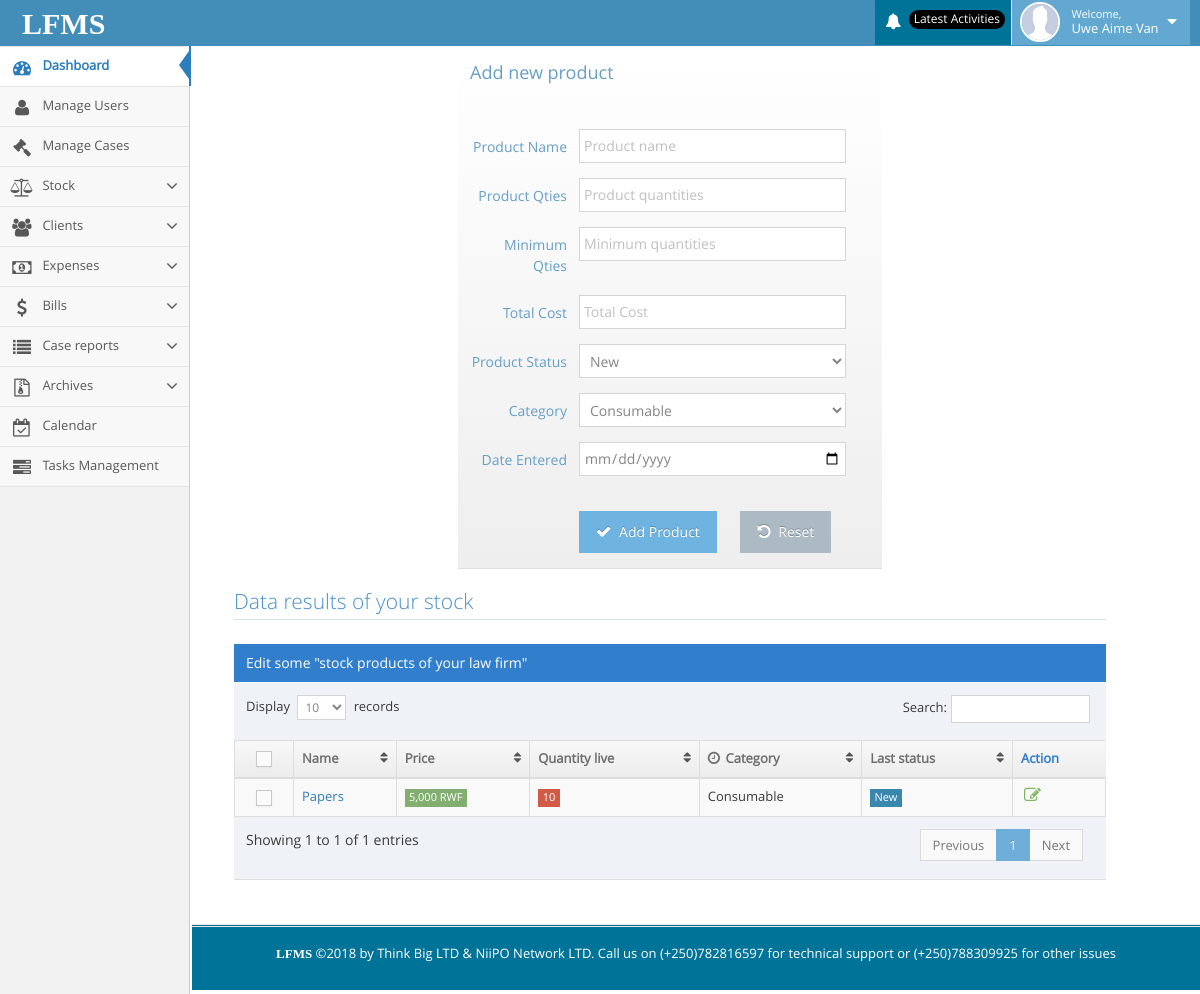
Screenshot of /lfms/add_stock.php (signed in) with the database file from the repository.
### tables this page shows
CREATE TABLE IF NOT EXISTS `permission` (
  `id` int(11) NOT NULL AUTO_INCREMENT,
  `user_id` varchar(100) NOT NULL,
  `permissions` varchar(200) NOT NULL,
  PRIMARY KEY (`id`)
);

CREATE TABLE IF NOT EXISTS `products` (
  `id` int(11) NOT NULL AUTO_INCREMENT,
  `name` varchar(200) NOT NULL,
  `open_qty` varchar(250) NOT NULL,
  `minimum_qty` varchar(200) NOT NULL,
  `price` varchar(200) NOT NULL,
  `status` varchar(200) NOT NULL,
  `category` varchar(200) NOT NULL,
  `date` date NOT NULL,
  PRIMARY KEY (`id`)
);

### lfms/add_stock.php (the view, shortened to what this page needs)
<?php include("include/header.php"); ?>
<div class="container" style="margin-right: 50px;width: 80%;">
    <div class="page-content">
        <div class="col-xs-12 col-sm-12 col-md-6 col-md-offset-3">
            <div class="widget-header" style="background-color:  #ff9999;">
                <h4 class="widget-title">Add new product</h4>
                <br><br><br>
                <form class="form-horizontal" role="form" method="POST">
                    <div class="form-group">
                        <label class="col-sm-3 control-label no-padding-right" for="form-field-1"> Product Name</label>
                        <div class="col-sm-8">
                            <input type="text" id="form-field-1" name="name" placeholder="Product name"
                                   class="form-control"/>
                        </div>
                    </div>
                    <div class="form-group">
                        <label class="col-sm-3 control-label no-padding-right" for="form-field-2"> Product
                            Qties </label>
                        <div class="col-sm-8">
                            <input type="text" id="form-field-2" name="qties" placeholder="Product quantities"
                                   class="form-control"/>
                        </div>
                    </div>
                    <div class="form-group">
                        <label class="col-sm-3 control-label no-padding-right" for="form-field-2"> Minimum
                            Qties </label>
                        <div class="col-sm-8">
                            <input type="text" id="form-field-2" name="minimum" placeholder="Minimum quantities"
                                   class="form-control"/>
                        </div>
                    </div>
                    <div class="form-group">
                        <label class="col-sm-3 control-label no-padding-right" for="form-field-2">Total Cost </label>
                        <div class="col-sm-8">
                            <input type="text" id="form-field-2" name="price" placeholder="Total Cost"
                                   class="form-control"/>
                        </div>
                    </div>
                    <div class="form-group">
                        <label class="col-sm-3 control-label no-padding-right" for="form-field-2">Product
                            Status </label>
                        <div class="col-sm-8">
                            <select class="form-control" name="status" id="form-field-2">
                                <option>New</option>
                            </select>
                        </div>
                    </div>
                    <div class="form-group">
                        <label class="col-sm-3 control-label no-padding-right" for="form-field-2">Category </label>
                        <div class="col-sm-8">
                            <select class="form-control" name="product_cat" id="form-field-2">
                                <option>Consumable</option>
                            </select>
                        </div>
                    </div>
                    <div class="form-group">
                        <label class="col-sm-3 control-label no-padding-right" for="timepicker1">Date Entered</label>
                        <div class="col-sm-8">
                            <input type="date" name="date" class="form-control"/>
                        </div>
                    </div>
                    <div class="form-group">
                        <div class="col-md-offset-3 col-md-9">
                            <button class="btn btn-info" type="submit" name="add">
                                <i class="ace-icon fa fa-check bigger-110"></i>
                                Add Product
                            </button>
                            <a href="add_stock.php" class="btn" type="reset">
                                <i class="ace-icon fa fa-undo bigger-110"></i>
                                Reset
                            </a>
                        </div>
                    </div>
                </form>
            </div>
        </div>
        <div class="col-xs-12 col-sm-12 col-md-12 col-lg-12 col-xl-12">
            <h3 class="header smaller lighter blue">Data results of your stock</h3>
            <div class="clearfix">
            </div>
            <div class="table-header">
                Edit some "stock products of your law firm"
            </div>
            <div>
                <table id="dynamic-table" class="table table-striped table-bordered table-hover">
                    <thead>
                    <tr>
                        <th class="center">
                            <label class="pos-rel">
                                <span class="lbl"></span>
                            </label>
                        </th>
                        <th>Name</th>
                        <th>Price</th>
                        <th class="hidden-480">Quantity live</th>
                        <th>
                            <i class="ace-icon fa fa-clock-o bigger-110 hidden-480"></i>
                            Category
                        </th>
                        <th class="hidden-480">Last status</th>
                        <th>Action</th>
                    </tr>
                    </thead>
                    <tbody>
                    <?php
                    $select_your_products = "SELECT * FROM products ORDER BY id DESC";
                    $result_by_your_products = mysqli_query($db, $select_your_products);
                    while ($row_by_your_products = mysqli_fetch_array($result_by_your_products)) {
                        $id = $row_by_your_products['id'];
                        $name = $row_by_your_products['name'];
                        $open_qty = $row_by_your_products['open_qty'];
                        $price = $row_by_your_products['price'];
                        $status = $row_by_your_products['status'];
                        $category = $row_by_your_products['category'];
                        ?>
                        <tr>
                            <td class="center">
                                <label class="pos-rel">
                                    <span class="lbl"></span>
                                </label>
                            </td>
                            <td>
                                <a href="#"><?php echo $name; ?></a>
                            </td>
                            <td>
                                <span class="label label-sm label-success"><?php echo number_format($price) . " RWF"; ?></span>
                            </td>
                            <td class="hidden-480"><span
                                        class="label label-sm label-danger"><?php echo $open_qty; ?></span></td>
                            <td><?php echo $category ?></td>
                            <td class="hidden-480">
                                <span class="label label-sm label-info"><?php echo $status ?></span>
                            </td>
                            <td>
                                <div class="hidden-sm hidden-xs action-buttons">
                                    <a class="green" href="edit_product.php?product_id=<?php echo $id; ?>"
                                       title="Edit this case">
                                        <i class="ace-icon fa fa-pencil-square-o bigger-130"></i>
                                    </a>
                                </div>
                            </td>
                        </tr>
                    <?php } ?>
                    </tbody>
                </table>
            </div>
        </div>
    </div>
</div>
<?php include("include/footer.php"); ?>

### lfms/include/header.php (shortened to what this page needs)
<?php include("include/connection.php"); ?>
<!DOCTYPE html>
<html lang="en">
<head>
    <link rel="stylesheet" href="assets/css/bootstrap.min.css"/>
    <link rel="stylesheet" href="assets/font-awesome/4.5.0/css/font-awesome.min.css"/>
    <link rel="stylesheet" href="assets/css/ace.min.css" class="ace-maican-stylesheet" id="main-ace-style"/>
    <link rel="stylesheet" href="assets/css/ace-skins.min.css"/>
    <link rel="stylesheet" href="assets/css/ace-rtl.min.css"/>
</head>
<body class="no-skin">
<div id="navbar" class="navbar navbar-default ace-save-state">
    <div class="navbar-container ace-save-state" id="navbar-container">
        <div class="navbar-header pull-left">
            <a href="home.php" class="navbar-brand" style="margin-top:4px;">
                <small>
                    <span style="color:#fff;font-weight:bold;font-family:century gothic;font-size:30px;">LFMS</span>
                </small>
            </a>
        </div>
        <div class="navbar-buttons navbar-header pull-right" role="navigation">
            <ul class="nav ace-nav">
                <?php
                if (isset($_SESSION['user_id'])) {
                    $user_id = $_SESSION['user_id'];
                    $username = $_SESSION['username'];
                    ?>
                    <li class="purple dropdown-modal">
                        <a data-toggle="dropdown" class="dropdown-toggle" href="#" style="background-color: #007399;">
                            <i class="ace-icon fa fa-bell icon-animated-bell"></i>
                            <span class="badge badge-important" style="background-color: #000;">Latest Activities</span>
                        </a>
                    </li>
                    <li class="light-blue dropdown-modal">
                        <a data-toggle="dropdown" href="#" class="dropdown-toggle">
                            <img class="nav-user-photo" src="images/a.jpg" alt="Username"/>
                            <span class="user-info">
                                    <small>Welcome,</small>
                                <?php echo $username; ?>
                                </span>
                            <i class="ace-icon fa fa-caret-down"></i>
                        </a>
                    </li>
                <?php } ?>
            </ul>
        </div>
    </div>
</div>
<div class="main-container ace-save-state" id="main-container">
    <div id="sidebar" class="sidebar responsive ace-save-state">
        <ul class="nav nav-list">
            <li class="active">
                <a href="home.php">
                    <i class="menu-icon fa fa-tachometer"></i>
                    <span class="menu-text"> Dashboard </span>
                </a>
            </li>
            <?php
            $select_all_permission = "SELECT * FROM permission WHERE `user_id` = '" . $user_id . "'";
            $result_all_permission = mysqli_query($db, $select_all_permission);
            while ($row_all = mysqli_fetch_array($result_all_permission)) {
                $permission_all = $row_all['permissions'];
                if ($permission_all == 2) {
                    ?>
                    <li class="">
                        <a href="super_lawyer_page.php">
                            <i class="menu-icon fa fa-user"></i>
                            <span class="menu-text"> Manage Users </span>
                        </a>
                    </li>
                <?php } elseif ($permission_all == 3) {
                    ?>
                    <li class="">
                        <a href="my_case.php">
                            <i class="menu-icon fa fa-legal"></i>
                            <span class="menu-text"> Manage Cases </span>
                        </a>
                    </li>
                <?php } elseif ($permission_all == 5) {
                    ?>
                    <li class="">
                        <a href="#" class="dropdown-toggle">
                            <i class="menu-icon fa fa-group"></i>
                            <span class="menu-text"> Clients </span>
                            <b class="arrow fa fa-angle-down"></b>
                        </a>
                    </li>
                    <?php
                } elseif ($permission_all == 4) {
                    ?>
                    <li class="">
                        <a href="#" class="dropdown-toggle">
                            <i class="menu-icon fa fa-balance-scale"></i>
                            <span class="menu-text"> Stock</span>
                            <b class="arrow fa fa-angle-down"></b>
                        </a>
                    </li>
                    <?php
                } elseif ($permission_all == 6) {
                    ?>
                    <li class="">
                        <a href="#" class="dropdown-toggle">
                            <i class="menu-icon fa fa-money"></i>
                            <span class="menu-text"> Expenses</span>
                            <b class="arrow fa fa-angle-down"></b>
                        </a>
                    </li>
                    <?php
                } elseif ($permission_all == 7) {
                    ?>
                    <li class="">
                        <a href="#" class="dropdown-toggle">
                            <i class="menu-icon fa fa-dollar"></i>
                            <span class="menu-text"> Bills </span>
                            <b class="arrow fa fa-angle-down"></b>
                        </a>
                    </li>
                    <?php
                } elseif ($permission_all == 8) {
                    ?>
                    <li class="">
                        <a href="#" class="dropdown-toggle">
                            <i class="menu-icon fa fa-list"></i>
                            <span class="menu-text"> Case reports </span>
                            <b class="arrow fa fa-angle-down"></b>
                        </a>
                    </li>
                    <li class="">
                        <a href="#" class="dropdown-toggle">
                            <i class="menu-icon fa fa-file-archive-o"></i>
                            <span class="menu-text"> Archives </span>
                            <b class="arrow fa fa-angle-down"></b>
                        </a>
                    </li>
                <?php } elseif ($permission_all == 9) {
                    ?>
                    <li class="">
                        <a href="calendar.php">
                            <i class="menu-icon fa fa-calendar-check-o"></i>
                            <span class="menu-text"> Calendar </span>
                        </a>
                    </li>
                <?php } elseif ($permission_all == 10) {
                    ?>
                    <li class="">
                        <a href="tasks.php">
                            <i class="menu-icon fa fa-tasks"></i>
                            <span class="menu-text"> Tasks Management </span>
                        </a>
                    </li>
                <?php }
            } ?>
        </ul>
    </div>
</div>
</body>
</html>

### rows the page displays
permission: permissions "2" (drawn)
permission: permissions "3" (drawn)
permission: permissions "4" (drawn)
permission: permissions "5" (drawn)
permission: permissions "6" (drawn)
permission: permissions "7" (drawn)
permission: permissions "8" (drawn)
permission: permissions "9" (drawn)
permission: permissions "10" (drawn)
products: name "Papers", price "5,000", open_qty "10", category "Consumable", status "New"

### other values shown
$username "Uwe Aime Van"
